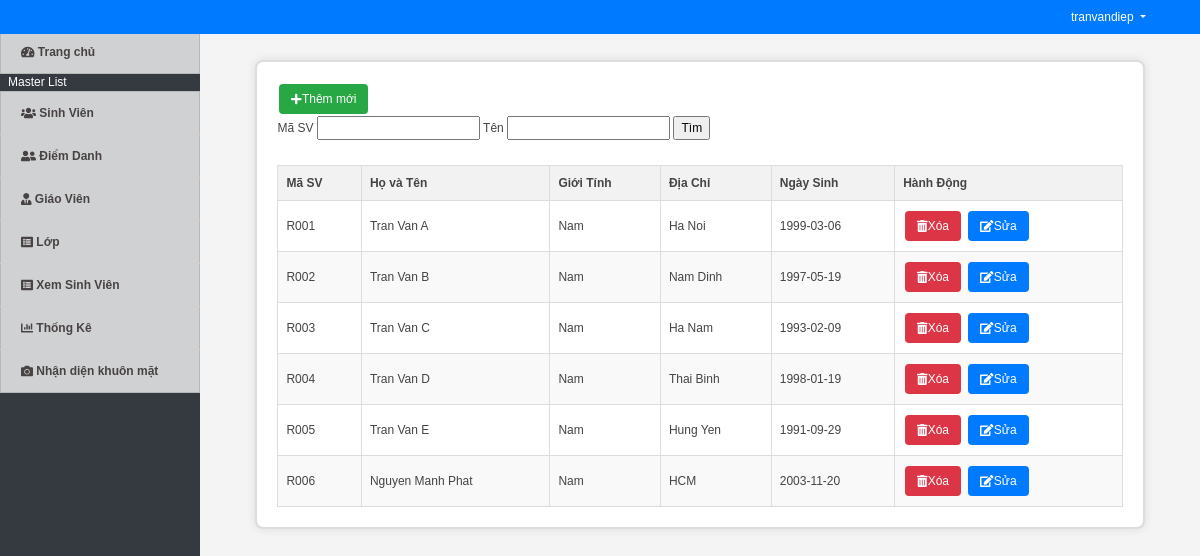
/index.php?page=students (signed in), run on the app's committed database.
### tables this page shows
CREATE TABLE `sinhvien` (
  `Masv` varchar(20) NOT NULL,
  `Hotensv` varchar(50) NOT NULL,
  `GioiTinh` varchar(15) NOT NULL,
  `Diachi` varchar(150) NOT NULL,
  `Ngaysinh` date NOT NULL
);

### students.php (the view, shortened to what this page needs)
<?php
include 'db_connect.php';
$masv = isset($_GET['masv']) ? $_GET['masv'] : '';
$ten = isset($_GET['ten']) ? $_GET['ten'] : '';
$masvParam = "%$masv%";
$tenParam = "%$ten%";
if (empty($masv) && empty($ten)) {
    $sql = "SELECT * FROM sinhvien";
    $stm = $conn->prepare($sql);
    $stm->execute();
} else {
    $sql = "SELECT * FROM sinhvien WHERE Masv LIKE ? AND Hotensv LIKE ?";
    $stm = $conn->prepare($sql);
    $stm->execute([$masvParam, $tenParam]);
}
if ($stm->rowCount() > 0) {
    $data = $stm->fetchAll(PDO::FETCH_OBJ);
} else {
    $data = [];
}
?>
<!DOCTYPE html>
<html lang="en">
<head>
    <link rel="stylesheet" href="https://cdnjs.cloudflare.com/ajax/libs/font-awesome/6.0.0-beta3/css/all.min.css">
</head>
<body>
    <div class="container">
        <a href="ThemSVFR.php" class="button add">
            <i class="fas fa-plus"></i> Thêm mới
        </a>
        <form action="index.php" method="get" class="search-form">
            <label for="masv">Mã SV</label>
            <input type="text" name="masv" id="masv" value="<?php echo htmlspecialchars($masv); ?>">
            <label for="ten">Tên</label>
            <input type="text" name="ten" id="ten" value="<?php echo htmlspecialchars($ten); ?>">
            <input type="submit" value="Tìm">
        </form>
        <table id="SinhVien" class="student-table">
            <thead>
                <tr>
                    <th>Mã SV</th>
                    <th>Họ và Tên</th>
                    <th>Giới Tính</th>
                    <th>Địa Chỉ</th>
                    <th>Ngày Sinh</th>
                    <th>Hành Động</th>
                </tr>
            </thead>
            <tbody>
                <?php foreach($data as $item): ?>
                    <tr>
                        <td><?php echo htmlspecialchars($item->Masv); ?></td>
                        <td><?php echo htmlspecialchars($item->Hotensv); ?></td>
                        <td><?php echo htmlspecialchars($item->GioiTinh); ?></td>
                        <td><?php echo htmlspecialchars($item->Diachi); ?></td>
                        <td><?php echo htmlspecialchars($item->Ngaysinh); ?></td>
                        <td>
                            <form method="post" action="xoasv.php" onsubmit="return confirm('Bạn có chắc chắn muốn xóa sinh viên này?');" class="delete-form">
                                <button type="submit" class="button delete">
                                    <i class="fas fa-trash-alt"></i> Xóa
                                </button>
                            </form>
                            <a href="suasv.php?id=<?php echo htmlspecialchars($item->Masv); ?>" class="button edit">
                                <i class="fas fa-edit"></i> Sửa
                            </a>
                        </td>
                    </tr>
                <?php endforeach; ?>
            </tbody>
        </table>
    </div>
</body>
</html>

### assets/css/style.css (style rules this page uses)
body { font-family: "Open Sans", sans-serif; color: #444444; width: 100%; height: calc(100%); font-size: 12px; }
a { color: #1977cc; }

### index.php (style rules this page uses)
body { background: #80808045; }

### students.php (style rules this page uses)
body { font-family: Arial, sans-serif; margin: 0; padding: 0; background-color: #f4f4f4; }
.container { width: 90%; margin: 20px auto; padding: 20px; background-color: #fff; border: 2px solid #ddd; border-radius: 8px; box-shadow: 0 0 10px rgba(0, 0, 0, 0.1); overflow: hidden; }
.search-form { margin-bottom: 20px; }
.student-table { width: 100%; border-collapse: collapse; border-spacing: 0; }
.student-table th, .student-table td { border: 1px solid #ddd; padding: 8px; text-align: left; }
.student-table th { background-color: #f2f2f2; }
.student-table tbody tr:nth-child(even) { background-color: #f9f9f9; }
.button { padding: 6px 12px; margin: 2px; border: none; border-radius: 4px; cursor: pointer; color: #fff; text-decoration: none; display: inline-flex; align-items: center; }
.button.add { background-color: #28a745; }
.button.edit { background-color: #007bff; }
.button.delete { background-color: #dc3545; }
.delete-form { display: inline-block; margin: 0; }

### data on the page
sinhvien: Masv "R001", Hotensv "Tran Van A", GioiTinh "Nam", Diachi "Ha Noi", Ngaysinh "1999-03-06"
sinhvien: Masv "R002", Hotensv "Tran Van B", GioiTinh "Nam", Diachi "Nam Dinh", Ngaysinh "1997-05-19"
sinhvien: Masv "R003", Hotensv "Tran Van C", GioiTinh "Nam", Diachi "Ha Nam", Ngaysinh "1993-02-09"
sinhvien: Masv "R004", Hotensv "Tran Van D", GioiTinh "Nam", Diachi "Thai Binh", Ngaysinh "1998-01-19"
sinhvien: Masv "R005", Hotensv "Tran Van E", GioiTinh "Nam", Diachi "Hung Yen", Ngaysinh "1991-09-29"
sinhvien: Masv "R006", Hotensv "Nguyen Manh Phat", GioiTinh "Nam", Diachi "HCM", Ngaysinh "2003-11-20"

### other printed values
$_SESSION['username'] "tranvandiep"
